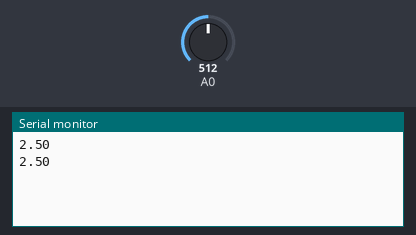
Simulated run of this sketch. Board: Arduino Uno, built with avr-gcc and run on an emulated ATmega328P. Shown: the last lines printed to the serial monitor. The inputs (shaded band) are chosen by the test bench; at power-on: A0 = 512.

Above: at 1.8 s.
1.9 s: A0 set to 716
At 2.8 s:
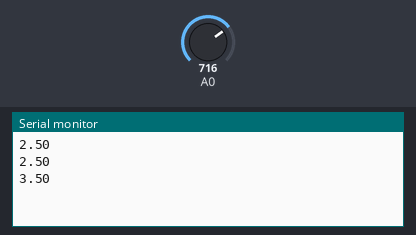
3.4 s: A0 set to 900
At 4.5 s:
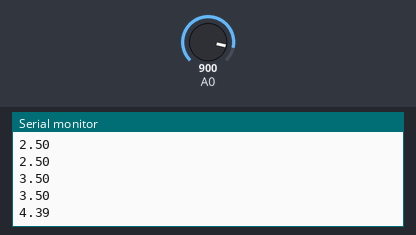
Timing chart, 0 to 6.4 s (numbered marks = the images above; inputs shaded):
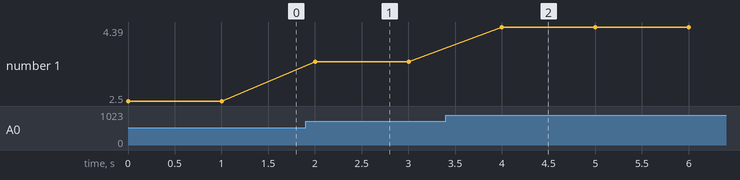

The sketch:

clip_single_graph.ino
```cpp
float analog_voltage = 0;
float degital_voltage = 0;

void setup() {
  // put your setup code here, to run once:
  Serial.begin(9600);
}

void loop() {
  // put your main code here, to run repeatedly:
  analog_voltage = analogRead(A0);
  degital_voltage= (analog_voltage * 5.0) / 1024.0;
  Serial.println(degital_voltage);
  delay(1000);
}
```

Measured:
- after the input at 1.9 s, the serial monitor: prints a new line after 0.10 s (image 1)
- after the input at 3.4 s, the serial monitor: prints a new line after 0.60 s (image 2)
- plotted number 1: 2.5 → 3.5 after the input at 1.9 s, 3.5 → 4.39 after the input at 3.4 s
